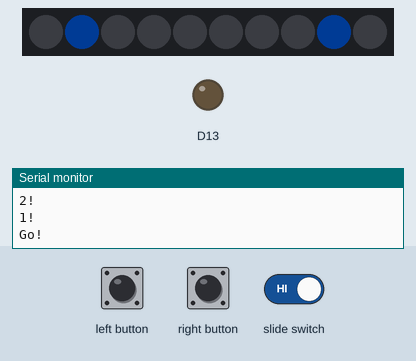
Recording of a sketch running on a simulated Adafruit Circuit Playground Express. On the bench: 10 RGB LEDs in strip order, left to right, output pins drawn as LEDs (lit = HIGH), the last lines printed to the serial monitor. The test bench sets the inputs (shaded band). Dim RGB values are drawn brighter than linear; random numbers use the default seed unless the sketch sets one.

Above: at 6.2 s.
6.3 s: right button pressed for 0.15 s
At 7.8 s:
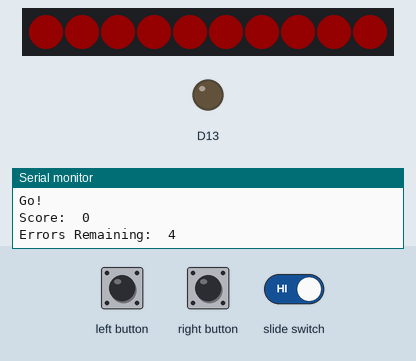
At 9.3 s:
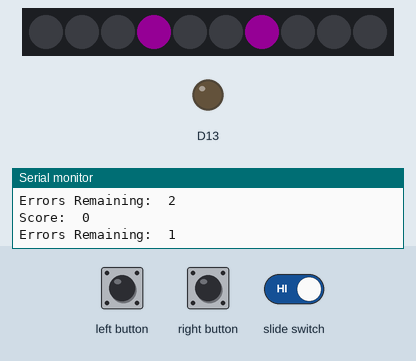
9.4 s: left button pressed for 0.15 s
Timing chart, 0 to 12.4 s (numbered marks = the images above; inputs shaded):
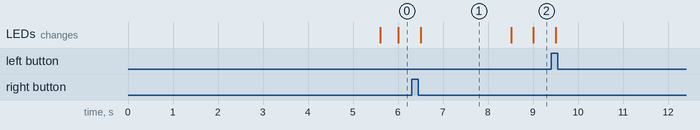

Measured:
- what the display in image 1 shows lasts 2.0 s, from 6.5 s to 8.5 s

The sketch:

CalebHoffmanENGR103FinalProject.ino
```cpp
#include <Adafruit_CircuitPlayground.h>
#include <AsyncDelay.h>

AsyncDelay full_Beat;
AsyncDelay half_Beat;

volatile bool RButtonFlag = 0;
volatile bool LButtonFlag = 0;
volatile bool switchFlag = 0;
bool errorFlag = 0;

int loopCount = 1;
int secondCount = 0;
float redSet;
float greenSet;
float blueSet;

int randomPicker = 0;
int playerScore = 0;
int mistakes = 5;

//left button interrupt function
void LeftButtonChecker() {
  LButtonFlag = 1;
}

//right button interrupt function
void RightButtonChecker() {
  RButtonFlag = 1;
}

//switch interrupt function
void pause() {
  switchFlag = !switchFlag;
}

void setup() {
  CircuitPlayground.begin();
  pinMode(4, INPUT_PULLDOWN);
  pinMode(5, INPUT_PULLDOWN);
  pinMode(7, INPUT_PULLUP);

  attachInterrupt(digitalPinToInterrupt(4), LeftButtonChecker, RISING);
  attachInterrupt(digitalPinToInterrupt(5), RightButtonChecker, RISING);
  attachInterrupt(digitalPinToInterrupt(7), pause, CHANGE);

  Serial.begin(9600);


  while(!Serial);
  delay(1000);
  Serial.println("Ready?");
  delay(1000);
  Serial.println("3!");
  delay(500);
  Serial.println("2!");
  delay(500);
  Serial.println("1!");
  delay(500);
  Serial.println("Go!");
  delay(500);

//start timer loops
  full_Beat.start(500, AsyncDelay::MILLIS);
  half_Beat.start(250, AsyncDelay::MILLIS);

}

void loop() {

  //check if the game is paused
  if (switchFlag==1) {
    delay(5);
    //reset delays
    full_Beat.start(500, AsyncDelay::MILLIS);
    half_Beat.start(250, AsyncDelay::MILLIS);
    loopCount = 1;
  } else if (mistakes == 0 || playerScore == 20) {
    Serial.println("Game Over");
    Serial.print("Total Score:  ");
    Serial.println(playerScore);
    Serial.println("Thank you for playing. To restart, press button in the center of the Circuit Playground");
    mistakes = mistakes-1;
  } else if (mistakes < 0) {
    delay(1000);
  } else {

    //see if a new pattern needs to be generated
    if (loopCount == 1) {
      randomPicker = random(0, 3);
    }
    //find the associated pattern
    switch(randomPicker) {
      case 0:
        LeftPattern1(255, 0, 255);
        break;
      case 1:
        RightPattern1(0, 100, 255);
        break;
      case 2:
        delay(random(1,3)*400);
        loopCount = 1;
        break;
/*    case 3:
        holdPattern(100, 200, 0);
        break;
*/
      default:
        break;
    }
  }

/*
  if (randomPicker != 2 && CircuitPlayground.mic.soundPressureLevel(10) > 80 && secondCount > 1) {
    for (int i = 0; i < 10; i ++) {
      CircuitPlayground.setPixelColor(i, 255, 0, 0);
    }
    loopCount = 1;
  }
*/

}

//Left button pattern - RGB inputs
void LeftPattern1 (int redSet, int greenSet, int blueSet) {
  if (full_Beat.isExpired()) {
    if (loopCount > 5) {
      if (LButtonFlag == 1) {
        //Correct signal
        LButtonFlag = 0;
        //turn pixels green
        for (int i = 0; i < 10; i++) {
          CircuitPlayground.setPixelColor(i, 0, 255, 0);
        }
        playerScore = playerScore+1;
        //award points in serial window
        Serial.print("Score:  ");
        Serial.println(playerScore);
        Serial.print("Errors Remaining:  ");
        Serial.println(mistakes);

      } else if (LButtonFlag == 0) {
        //incorrect signal
        //turn pixels red
        for (int i = 0; i < 10; i++) {
          CircuitPlayground.setPixelColor(i, 255, 0, 0);
        }
        mistakes = mistakes-1;
        //score update
        Serial.print("Score:  ");
        Serial.println(playerScore);
        Serial.print("Errors Remaining:  ");
        Serial.println(mistakes);
      }
      loopCount = 1;
    } else {
      if (LButtonFlag == 1) {
        //turn pixels red
        for (int i = 0; i < 10; i ++) {
          CircuitPlayground.setPixelColor(i, 255, 0, 0);
        }
        mistakes = mistakes-1;
        //score update
        Serial.print("Score:  ");
        Serial.println(playerScore);
        Serial.print("Errors Remaining:  ");
        Serial.println(mistakes);
      loopCount = 1;
      } else if (LButtonFlag == 0) {
        //shift lit pixels up one
        CircuitPlayground.clearPixels();
        CircuitPlayground.setPixelColor((4+loopCount), redSet, greenSet, blueSet);
        CircuitPlayground.setPixelColor((5-loopCount), redSet, greenSet, blueSet);
        loopCount = loopCount+1;
      }
    }
    secondCount = secondCount+1;
    full_Beat.repeat();
  }
}

void RightPattern1 (int redSet, int greenSet, int blueSet) {
  if (full_Beat.isExpired()) {
    if (loopCount > 5) {
      if (RButtonFlag == 1) {
        RButtonFlag = 0;
        for (int i = 0; i < 10; i++) {
          CircuitPlayground.setPixelColor(i, 0, 255, 0);
        }
        playerScore = playerScore+1;
        //award points in serial window
        Serial.print("Score:  ");
        Serial.println(playerScore);
        Serial.print("Errors Remaining:  ");
        Serial.println(mistakes);

      } else if (RButtonFlag == 0) {
        for (int i = 0; i < 10; i ++) {
          CircuitPlayground.setPixelColor(i, 255, 0, 0);
          }
        mistakes = mistakes-1;
        //score update
        Serial.print("Score:  ");
        Serial.println(playerScore);
        Serial.print("Errors Remaining:  ");
        Serial.println(mistakes);
      }
      loopCount = 1;

    } else {
      if (RButtonFlag == 1) {
        for (int i = 0; i < 10; i ++) {
          CircuitPlayground.setPixelColor(i, 255, 0, 0);
        }
        mistakes = mistakes-1;
        //score update
        Serial.print("Score:  ");
        Serial.println(playerScore);
        Serial.print("Errors Remaining:  ");
        Serial.println(mistakes);
      loopCount = 1;
      } else if (RButtonFlag == 0) {
        CircuitPlayground.clearPixels();
        CircuitPlayground.setPixelColor((4+loopCount), redSet, greenSet, blueSet);
        CircuitPlayground.setPixelColor((5-loopCount), redSet, greenSet, blueSet);
        loopCount = loopCount+1;
      }

    }
    secondCount = secondCount+1;
    full_Beat.repeat();
  }
}

/*
void holdPattern (int redSet, int greenSet, int blueSet) {
  if (full_Beat.isExpired()) {
    if (loopCount < 4) {
      CircuitPlayground.clearPixels();
      CircuitPlayground.setPixelColor((4+loopCount), redSet, greenSet, blueSet);
      CircuitPlayground.setPixelColor((5-loopCount), redSet, greenSet, blueSet);
      loopCount = loopCount+1;
    } else if (3 < loopCount <= 5) {
      if (CircuitPlayground.mic.soundPressureLevel(10) > 70) {
        CircuitPlayground.setPixelColor((4+loopCount), redSet, greenSet, blueSet);
        CircuitPlayground.setPixelColor((5-loopCount), redSet, greenSet, blueSet);
        loopCount = loopCount+1;

      } else {
        for (int i = 0; i < 10; i ++) {
          CircuitPlayground.setPixelColor(i, 255, 0, 0);
        }
        loopCount = 1;
        secondCount = 0;
      }
    } else if (loopCount > 5) {
      for (int i = 0; i < 10; i ++) {
        CircuitPlayground.setPixelColor(i, 0, 255, 0);
      }
      loopCount = 1;
      secondCount = 0;
    }


    full_Beat.repeat();
    Serial.println(CircuitPlayground.mic.soundPressureLevel(10));
  }
}
*/
```
